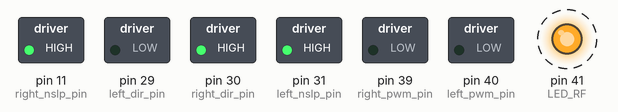
Simulated run of this sketch. Board: Arduino Mega 2560, built with avr-gcc and run on an emulated ATmega2560. Parts: switched loads named in the sketch (green lamp = pin HIGH), output pins drawn as LEDs (lit = HIGH). Dashed ring = blinking.

Above: at 2.12 s.
Timing chart, 0 to 5.0 s (numbered marks = the images above):
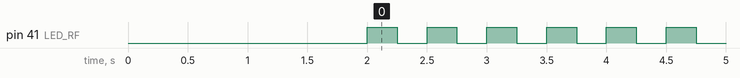

Measured:
- by itself, pin 41 (LED_RF): alternates HIGH for 0.25 s and LOW for 0.25 s

The sketch:

top_spin.ino
```cpp
// Base code.
//
// *  NOTE: this code will do only three things:
// *    --rotate one wheel, and
// *    --blink the right front mainboard LED.
// *
// *  You will need to add more code to
// *  make the car do anything useful.
//

//#include <ECE3_LCD7.h>

//uint16_t sensorValues[8]; // right -> left, 0 -> 7

const int left_nslp_pin=31; // nslp ==> awake & ready for PWM
const int left_dir_pin=29;
const int left_pwm_pin=40;

const int right_nslp_pin=11; // nslp ==> awake & ready for PWM
const int right_dir_pin=30;
const int right_pwm_pin=39;

const int LED_RF = 41;

///////////////////////////////////
void setup() {
// put your setup code here, to run once:
  pinMode(left_nslp_pin,OUTPUT);
  pinMode(left_dir_pin,OUTPUT);
  pinMode(left_pwm_pin,OUTPUT);

  pinMode(right_nslp_pin,OUTPUT);
  pinMode(right_dir_pin,OUTPUT);
  pinMode(right_pwm_pin,OUTPUT);

  digitalWrite(left_dir_pin,LOW);
  digitalWrite(left_nslp_pin,HIGH);

  digitalWrite(right_dir_pin,HIGH);
  digitalWrite(right_nslp_pin,HIGH);

  pinMode(LED_RF, OUTPUT);

//  ECE3_Init();

// set the data rate in bits/second for serial data transmission
  Serial.begin(9600);
  delay(2000); //Wait 2 seconds before starting

}

void loop() {
  // put your main code here, to run repeatedly:

  int leftSpd = 70;
  int rightSpd = 70;

//  ECE3_read_IR(sensorValues);

  analogWrite(left_pwm_pin,leftSpd);
  analogWrite(right_pwm_pin,rightSpd);

//

//  ECE3_read_IR(sensorValues);

  digitalWrite(LED_RF, HIGH);
  delay(250);
  digitalWrite(LED_RF, LOW);
  delay(250);

  }
```
